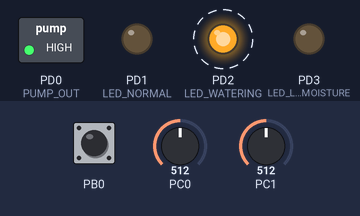
A program run on a simulated ATmega328P, built with avr-gcc and emulated at 8 MHz. On the bench: switched loads named in the program (green lamp = pin HIGH), output pins drawn as LEDs (lit = HIGH). Dashed ring = blinking. The test bench sets the inputs (shaded band); at power-on: PC0 = 512, PC1 = 512, PB0 HIGH.

Above: at 3.0 s.
3.1 s: PC0 set to 66
7.5 s: PC0 set to 55
At 8.4 s:
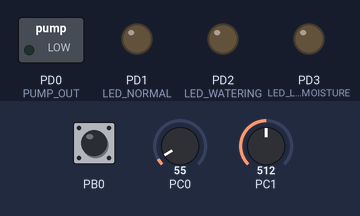
9.1 s: PC1 set to 43
10.6 s: PC1 set to 36
At 11.5 s:
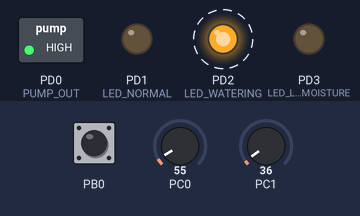
15.0 s: PC1 set to 122
At 16.4 s:
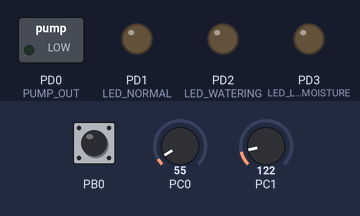
Timing chart, 0 to 17.6 s (numbered marks = the images above; inputs shaded):
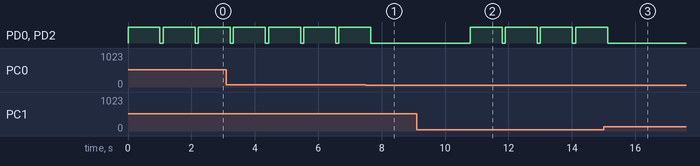

Measured:
- the behaviour switches between 62 and 61 on PC0 (found by bisection; images 0 and 1)
- the behaviour switches between 40 and 39 on PC1 (found by bisection; images 1 and 2)
- after the input at 7.5 s, PD0 (PUMP_OUT), PD2 (LED_WATERING): goes on until 7.7 s, then stays LOW
- after the input at 9.1 s, every drawn part: stays the same
- after the input at 10.6 s, PD0 (PUMP_OUT), PD2 (LED_WATERING): alternates HIGH for 1.0 s and LOW for 0.10 s, starting after 0.19 s
- after the input at 15.0 s, PD0 (PUMP_OUT), PD2 (LED_WATERING): goes on until 15.1 s, then stays LOW
- by itself, PD0 (PUMP_OUT), PD2 (LED_WATERING): alternates HIGH for 1.0 s and LOW for 0.10 s

The program:

main.c
```c
#define F_CPU 8000000UL
#include <avr/io.h>
#include <util/delay.h>

#include "button.h"
#include "actuator.h"
#include "adc.h"
#include "timer.h"

#define AUTO    0
#define MANUAL  1

#define TEMP_THRESHOLD 30
#define MOIST_THRESHOLD 40

uint16_t moisture = 0;
float celsius = 0;

void MODE_AUTO(void);
void MODE_MANUAL(void);

int main(void)
{
	char mode = AUTO;
	button_init();
	ADC_init();
	actuator_init();
	timer_init();

	uint16_t adc_temp;
	uint32_t last_adc_time = 0;

	while(1)
	{
		if (mode_read())  mode = 1 - mode;

		if (millis() - last_adc_time >= 300UL)
		{
			adc_temp = ADC_read(0);
			celsius = adc_temp * 0.488f;
			moisture = ADC_read(1);
			last_adc_time = millis();
		}

		if (mode == AUTO)
		{
			MODE_AUTO();
		}
		else
		{
			MODE_MANUAL();
		}

	}

	return 0;
}

void MODE_AUTO()
{
	if ((moisture < MOIST_THRESHOLD || celsius > TEMP_THRESHOLD))
	{
		turn_pump_on();
		turn_led_on(LED_WATERING);
		_delay_ms(1000);
		turn_pump_off();
		turn_led_off(LED_WATERING);
	}

	_delay_ms(100);
}

void MODE_MANUAL()
{
	if (pump_read() == 1)
	{
		turn_pump_on();
		turn_led_on(LED_WATERING);
		_delay_ms(1000);
		turn_pump_off();
		turn_led_off(LED_WATERING);
	}

	_delay_ms(100);
}
```

actuator.c
```c
#include "actuator.h"

void actuator_init (void)
{
	AC_DDR |= 0X0F;
}

void turn_pump_on (void)
{
	AC_PORT |= (1 << PUMP_OUT);
}

void turn_pump_off (void)
{
	AC_PORT &= ~(1 << PUMP_OUT);
}

void turn_led_on(char color)
{
    AC_PORT |= (1 << color);
}

void turn_led_off(char color)
{
	AC_PORT &= ~(1 << color);
}
```

actuator.h
```c
#ifndef ACTUATOR_H
#define ACTUATOR_H

#include <avr/io.h>

#define AC_DDR     DDRD
#define AC_PORT    PORTD

#define PUMP_OUT        PORTD0
#define LED_NORMAL      PORTD1
#define LED_WATERING    PORTD2
#define LED_LOW_MOISTURE PORTD3

void actuator_init(void);
void turn_pump_on(void);
void turn_pump_off(void);
void turn_led_on(char color);
void turn_led_off(char color);

#endif
```

adc.c
```c
#include "adc.h"

void ADC_init(void)
{
    DDRC = 0x00;
    ADCSRA = 0x87;
    ADMUX = 0x40;
}

uint16_t ADC_read(uint8_t channel)
{
    ADMUX = 0x40 | (channel & 0x07);
    ADCSRA |= (1 << ADSC);
    while (!(ADCSRA & (1 << ADIF)));
    ADCSRA |= (1 << ADIF);
    return ADCW;
}
```

adc.h
```c
#ifndef ADC_H
#define ADC_H

#include <avr/io.h>
#include <stdint.h>

void ADC_init(void);
uint16_t ADC_read(uint8_t channel);

#endif
```

button.c
```c
#include "button.h"
#include "timer.h"

void button_init(void) {
    BTN_DDR &= ~((1 << BTN_MODE) | (1 << BTN_PUMP));
    BTN_PORT |= (1 << BTN_MODE) | (1 << BTN_PUMP);
}

char mode_read(void)
{
	static uint32_t last_press = 0;
	if (!(BTN_PINR & (1 << BTN_MODE)))
	{
		if (millis() - last_press > DEBOUNCE_DELAY)
		{
			last_press = millis();
			return 1;
		}
	}
	return 0;
}

char pump_read(void)
{
	static uint32_t last_press = 0;
	if (!(BTN_PINR & (1 << BTN_PUMP)))
	{
		if (millis() - last_press > DEBOUNCE_DELAY)
		{
			last_press = millis();
			return 1;
		}
	}
	return 0;
}
```

button.h
```c
#ifndef BUTTON_H
#define BUTTON_H

#include <avr/io.h>
#include <stdint.h>

#define BTN_DDR		DDRB
#define BTN_PINR    PINB
#define BTN_PORT	PORTB
#define BTN_MODE    PORTB0
#define BTN_PUMP    PORTB1

#define DEBOUNCE_DELAY 50

void button_init(void);
char mode_read(void);
char pump_read(void);

#endif
```

timer.c
```c
#include "timer.h"

static volatile uint32_t timer_millis = 0;

void timer_init(void)
{
    TCCR0A = (1 << WGM01);
    TCCR0B = (1 << CS01) | (1 << CS00);
    OCR0A = 124;
    TIMSK0 = (1 << OCIE0A);
    sei();
}

ISR(TIMER0_COMPA_vect)
{
    timer_millis++;
}

uint32_t millis(void)
{
    uint32_t ms;

    cli();
    ms = timer_millis;
    sei();

    return ms;
}
```

timer.h
```c
#ifndef TIMER_H
#define TIMER_H

#include <avr/io.h>
#include <avr/interrupt.h>
#include <stdint.h>

void timer_init(void);
uint32_t millis(void);

#endif
```
